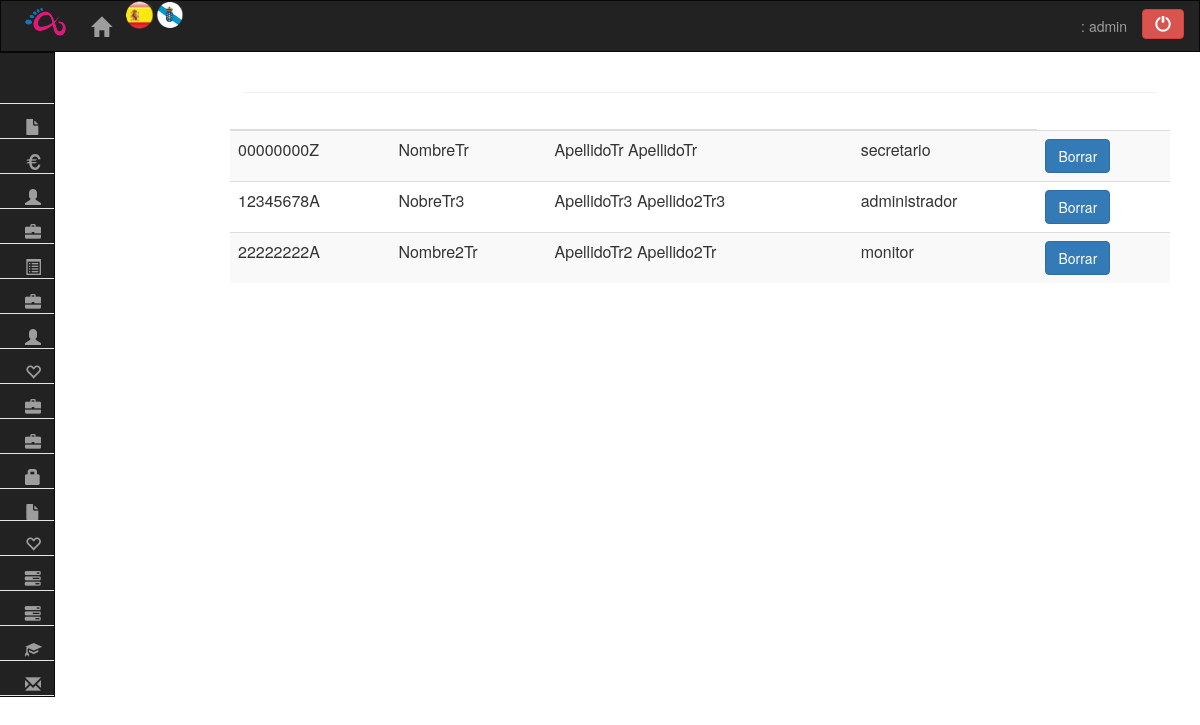
Page /controllers/TRABAJADOR_Controller.php?id=bajaTrabajador (signed in) on the earlier database version.
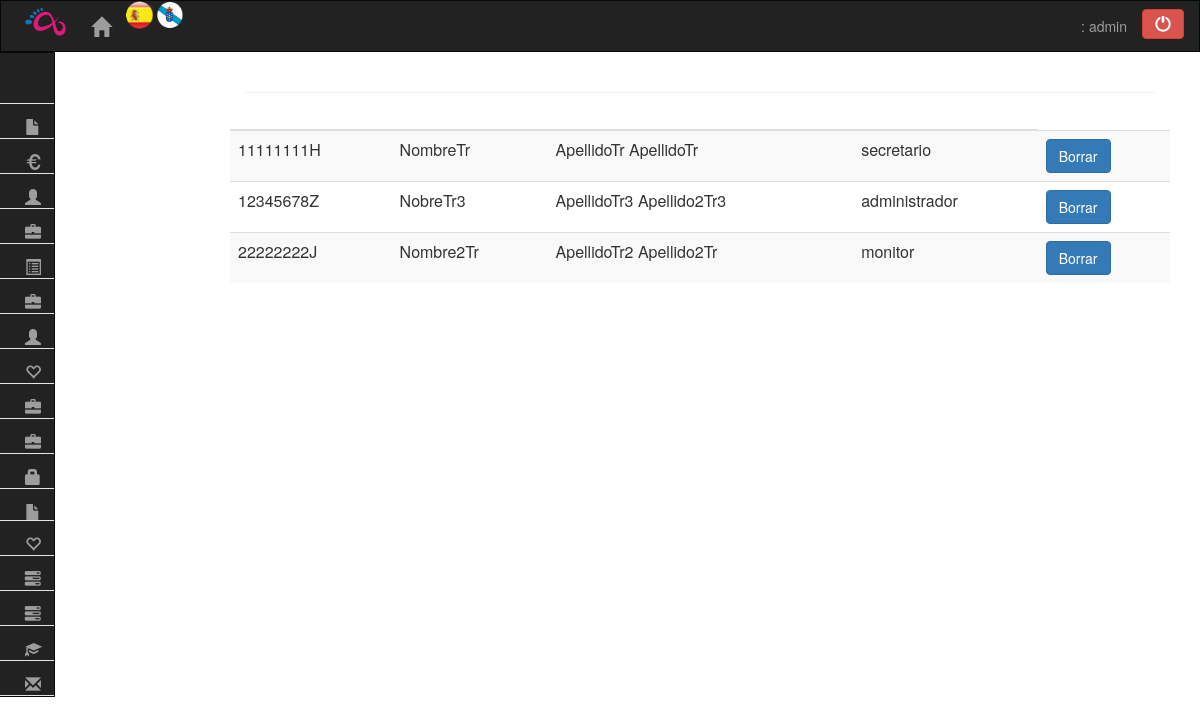
Same page on the later database version.
### tables this page shows
CREATE TABLE IF NOT EXISTS `Trabajador` (
  `DNI` varchar(9) NOT NULL,
  `Apellidos` varchar(70) NOT NULL,
  `Nombre` varchar(50) NOT NULL,
  `Url_Foto` varchar(100) NOT NULL,
  `Direccion` varchar(100) NOT NULL,
  `Email` varchar(50) NOT NULL,
  `Fecha_Nacimiento` date NOT NULL,
  `Observaciones` varchar(500) NOT NULL,
  `Numero_Cuenta` varchar(40) NOT NULL,
  `Telefono` varchar(20) NOT NULL,
  `Tipo_Empleado` enum('administrador','secretario','monitor','fisioterapeuta','cafeteria','limpieza','otros') NOT NULL,
  `Externo` tinyint(1) NOT NULL,
  `Borrado` tinyint(1) NOT NULL DEFAULT '0'
);

### models/TRABAJADOR_Model.php (the view, shortened to what this page needs)
<?php
if(isset($_SESSION['grupo']) && strcmp($_SESSION['grupo'],"Admin") == 0 ){
function verTrabajadoresBorrar(){
	$db = new mysqli("localhost", "root", "iu", "MOOVETT");
	$sql = "SELECT * FROM Trabajador WHERE Borrado='0' ORDER BY DNI;";
	$resultado = $db->query($sql);
	if ($resultado->num_rows > 0){
		while($row = $resultado->fetch_array()) {
			if($row['Tipo_Empleado'] == 'monitor'){
			echo "<tr> <td>".$row['DNI']."</td> <td>".$row['Nombre']."</td> <td>".$row['Apellidos'] . "</td> <td>".$row['Tipo_Empleado'] . "</td> <td> <a href='../controllers/TRABAJADOR_Controller.php?id=bajaTrabajador&id2=" . $row['DNI'] . "'  class='btn btn-primary' >Borrar</a></td></tr>";
		}else{
			echo "<tr> <td>".$row['DNI']."</td> <td>".$row['Nombre']."</td> <td>".$row['Apellidos'] . "</td> <td>".$row['Tipo_Empleado'] . "</td> <td> <a href='../controllers/TRABAJADOR_Controller.php?id=bajaTrabajador&id2=" . $row['DNI'] . "'  class='btn btn-primary' >Borrar</a></td></tr>";
		}
		}
	}
}
} else {
	echo "Permiso denegado.";
}
?>

Differences in the rows shown:
removed trabajador: DNI "00000000Z", Nombre "NombreTr", Apellidos "ApellidoTr ApellidoTr", Tipo_Empleado "secretario"
removed trabajador: DNI "12345678A", Nombre "NobreTr3", Apellidos "ApellidoTr3 Apellido2Tr3", Tipo_Empleado "administrador"
removed trabajador: DNI "22222222A", Nombre "Nombre2Tr", Apellidos "ApellidoTr2 Apellido2Tr", Tipo_Empleado "monitor"
added trabajador: DNI "11111111H", Nombre "NombreTr", Apellidos "ApellidoTr ApellidoTr", Tipo_Empleado "secretario"
added trabajador: DNI "12345678Z", Nombre "NobreTr3", Apellidos "ApellidoTr3 Apellido2Tr3", Tipo_Empleado "administrador"
added trabajador: DNI "22222222J", Nombre "Nombre2Tr", Apellidos "ApellidoTr2 Apellido2Tr", Tipo_Empleado "monitor"
